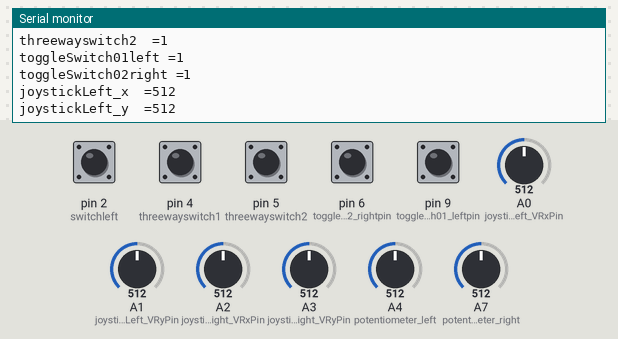
This sketch was run on a simulated Arduino Nano, built with avr-gcc and run on an emulated ATmega328P. Parts: the last lines printed to the serial monitor. The inputs (shaded band) are chosen by the test bench; at power-on: pin 2 (switchleft), pin 4 (threewayswitch1), pin 5 (threewayswitch2), pin 6 (toggleSwitch02_rightpin), pin 9 (toggleSwitch01_leftpin) HIGH, A7 (potentiometer_right) = 512, A1 (joystickLeft_VRyPin) = 512, A2 (joystickRight_VRxPin) = 512, A0 (joystickLeft_VRxPin) = 512, A3 (joystickRight_VRyPin) = 512, A4 (potentiometer_left) = 512. No radio packets arrive unless stated.

Above: at 4.2 s.
4.3 s: A7 (potentiometer_right) set to 809
At 5.4 s:
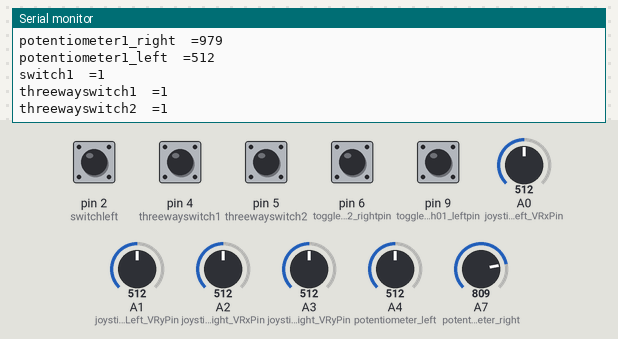
7.3 s: A7 (potentiometer_right) set to 843
At 7.9 s:
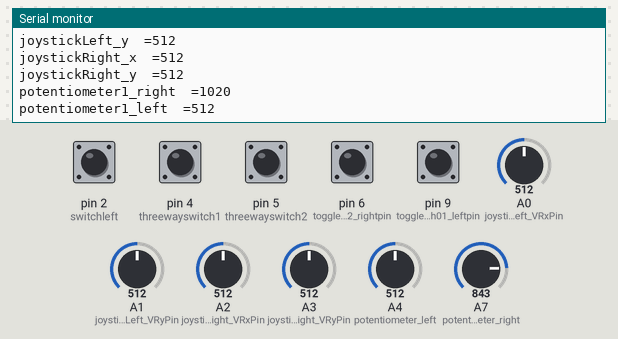
10.3 s: A1 (joystickLeft_VRyPin) set to 105
11.8 s: A1 (joystickLeft_VRyPin) set to 94
At 12.6 s:
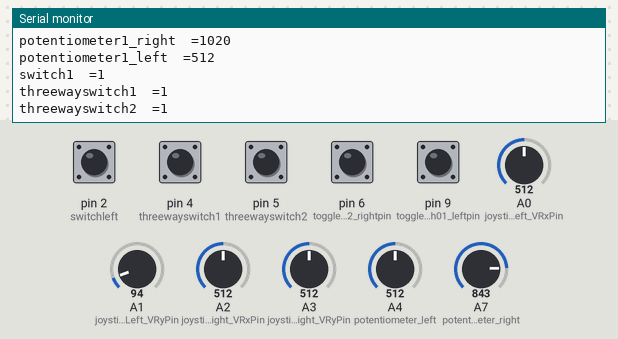
14.8 s: A2 (joystickRight_VRxPin) set to 107
At 15.7 s:
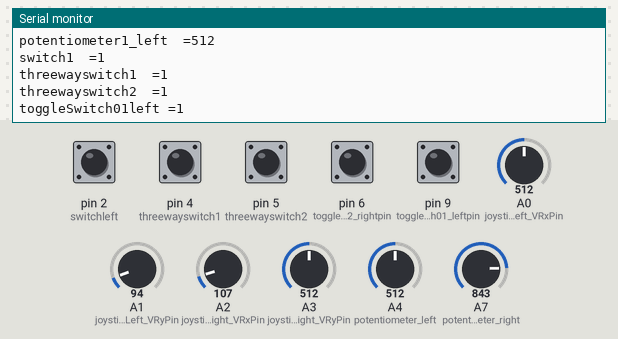
17.8 s: A2 (joystickRight_VRxPin) set to 94
At 18.3 s:
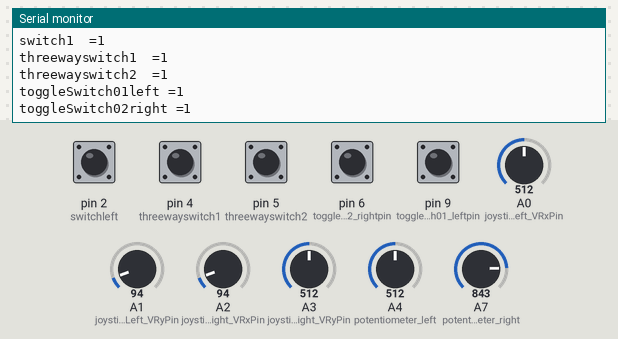
Timing chart, 0 to 20.8 s (numbered marks = the images above; inputs shaded):
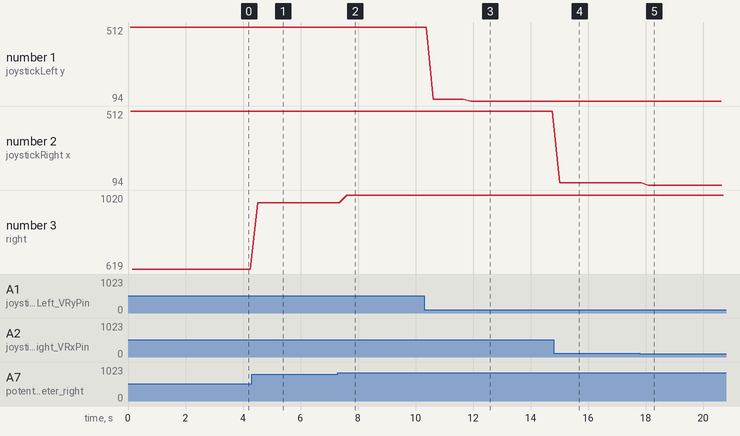

Measured:
- the behaviour switches between 826 and 827 on A7 (potentiometer_right) (found by bisection; images 1 and 2)
- the behaviour switches between 100 and 99 on A1 (joystickLeft_VRyPin) (found by bisection; images 2 and 3)
- the behaviour switches between 100 and 99 on A2 (joystickRight_VRxPin) (found by bisection; images 4 and 5)
- after the input at 4.3 s, the serial monitor: prints a new line after 0.22 s (image 1)
- after the input at 7.3 s, the serial monitor: prints a new line after 0.30 s (image 2)
- after the input at 11.8 s, the serial monitor: prints a new line after 0.11 s (image 3)
- after the input at 14.8 s, the serial monitor: prints a new line after 0.22 s (image 4)
- after the input at 17.8 s, the serial monitor: prints a new line after 0.30 s (image 5)

The sketch:

10channeltx.ino
```cpp
#include <SPI.h>
#include <RF24.h>
#include <nRF24L01.h>

//switch two way
int switchleft=2; //0 for down  and 1 for up

// declaring where the toggle switches are connected in Arduino
int toggleSwitch01_leftpin = 9;//0 when push
int toggleSwitch02_rightpin = 6;//0 when push

// declaring where the leftHandside joystick is connected
int joystickLeft_VRxPin = A0;
int joystickLeft_VRyPin = A1;

// declaring where the rightHandside joystick is connected
int joystickRight_VRxPin = A2;
int joystickRight_VRyPin = A3;

//potentiometer
int potentiometer_right   = A7;
int potentiometer_left   = A4;

int threewayswitch1=4;  //down is 4 and value is 0 and 5 is 1
int threewayswitch2=5;  ////up is 5 and value is 0 and 4 is 1
//in case of middel=both is 1

RF24 radio(7,8);
const byte address[6] = "00001";

void setup() {
  radio.begin();
  radio.openWritingPipe(address);
  radio.setPALevel(RF24_PA_LOW);
  radio.stopListening();
  pinMode(switchleft, INPUT);
  pinMode(toggleSwitch01_leftpin, INPUT);
  pinMode(toggleSwitch02_rightpin, INPUT);
  pinMode(joystickLeft_VRxPin, INPUT);
  pinMode(joystickLeft_VRyPin, INPUT);
  pinMode(joystickRight_VRxPin, INPUT);
  pinMode(joystickRight_VRyPin, INPUT);
  pinMode(potentiometer_right, INPUT);
  pinMode(potentiometer_left, INPUT);
  pinMode(threewayswitch2, INPUT);
  pinMode(threewayswitch1, INPUT);
  digitalWrite(toggleSwitch01_leftpin,1);
  digitalWrite(toggleSwitch02_rightpin,1);
  digitalWrite(5,1);
  digitalWrite(4,1);
  Serial.begin(9600);
}

struct datapack{
  int toggleSwitch01left ;
  int toggleSwitch02right ;

  int joystickLeft_x ;
  int joystickLeft_y ;

  int joystickRight_x ;
  int joystickRight_y ;

  int potentiometer1_right;
  int potentiometer2_left;

  int  switch1;

  int switchthree1;
  int switchthree2;
};
datapack data;

void loop() {
  data.toggleSwitch01left = digitalRead(toggleSwitch01_leftpin);
  data.toggleSwitch02right = digitalRead(toggleSwitch02_rightpin);

  data.joystickLeft_x = map(analogRead(joystickLeft_VRxPin), 0, 1022,0,1023);
  data.joystickLeft_y = map(analogRead(joystickLeft_VRyPin), 0, 1022,0,1023);

  data.joystickRight_x = map(analogRead(joystickRight_VRxPin) , 0, 1022,0,1023);
  data.joystickRight_y = map(analogRead(joystickRight_VRyPin) , 0, 1022,0,1023);

  data.switch1 = digitalRead(switchleft);

  data.switchthree2 = digitalRead(threewayswitch2);
  data.switchthree1 = digitalRead(threewayswitch1);

  data.potentiometer1_right = map(analogRead(potentiometer_right) , 0, 845,0,1023);
   data.potentiometer2_left = map(analogRead(potentiometer_left) , 0, 1023,0,1023);

  radio.write(&data, sizeof(data));
  Serial.print("toggleSwitch01left =");
  Serial.println(data.toggleSwitch01left);

    Serial.print("toggleSwitch02right =");
  Serial.println(data.toggleSwitch02right);

    Serial.print("joystickLeft_x  =");
  Serial.println(data.joystickLeft_x );

   Serial.print("joystickLeft_y  =");
  Serial.println(data.joystickLeft_y );

    Serial.print("joystickRight_x  =");
  Serial.println(data.joystickRight_x );

   Serial.print("joystickRight_y  =");
  Serial.println(data.joystickRight_y );

  Serial.print("potentiometer1_right  =");
  Serial.println(data.potentiometer1_right );

    Serial.print("potentiometer1_left  =");
  Serial.println(data.potentiometer2_left);

  Serial.print("switch1  =");
  Serial.println(data.switch1 );

    Serial.print("threewayswitch1  =");
  Serial.println(data.switchthree1 );
    Serial.print("threewayswitch2  =");
  Serial.println(data.switchthree2 );
   delay(50);
}
```
